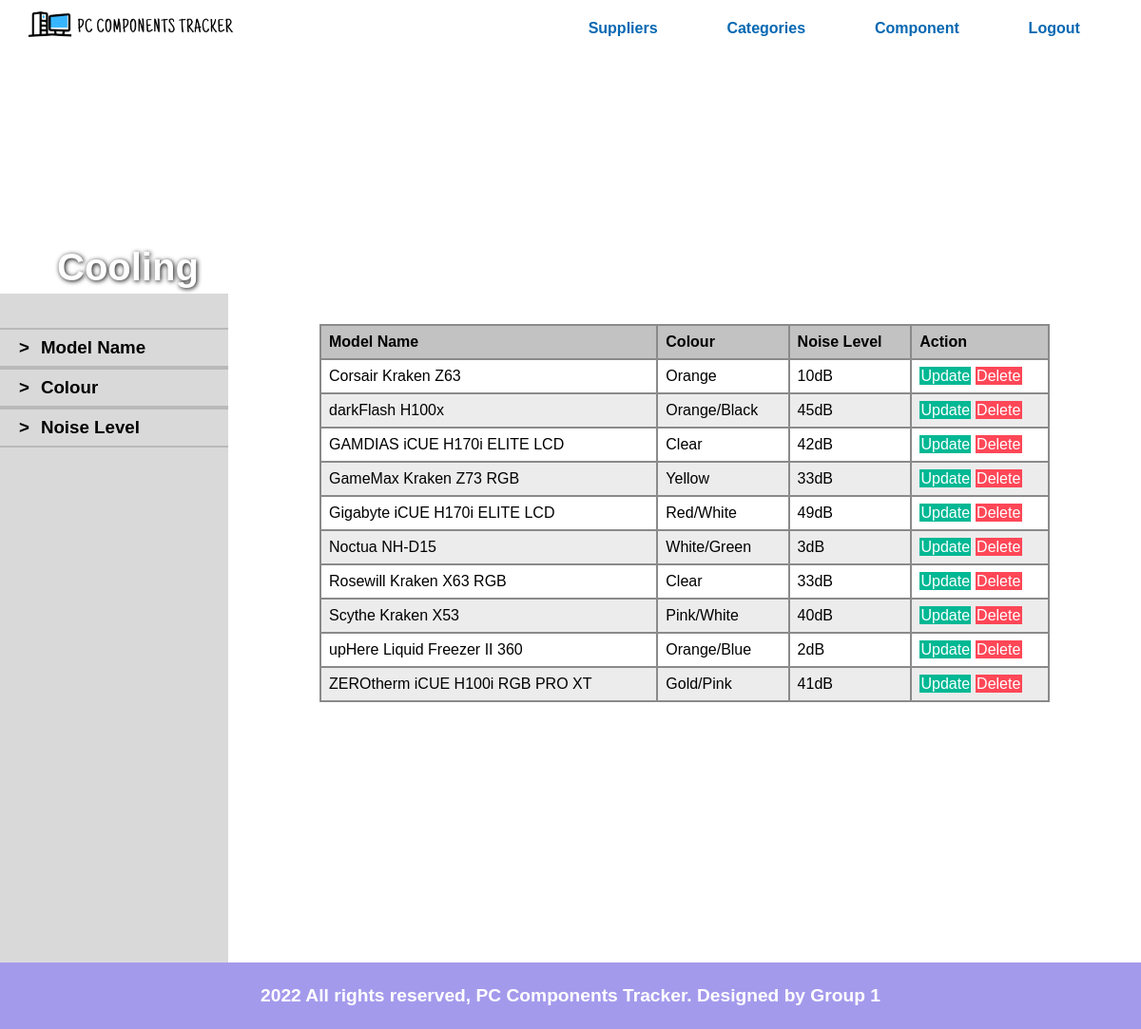
Page /admin/manage-Cooling.php on the committed database.
### tables this page shows
CREATE TABLE CoolingSystem2
(modelname CHAR(100) NOT NULL,
colour CHAR(20) NOT NULL,
PRIMARY KEY (modelname, colour),
FOREIGN KEY (modelname) REFERENCES CoolingSystem1(modelname) 
   ON UPDATE CASCADE );

CREATE TABLE CoolingSystem1
(modelname CHAR(100) NOT NULL,
noiseleveldB INT NOT NULL,
PRIMARY KEY (modelname) );

### admin/manage-Cooling.php (the view, shortened to what this page needs)
<?php include('partials/manage-header.php'); ?>
    <div class="product-banner">
        <div class="product-banner-text">
            <h1>Cooling</h1>
        </div>
    </div>
    <section class="product-main-content">
        <div class="filter-selection">
            <div class="filter">
                <h3>></h3>
                <h3>Model Name</h3>
            </div>
            <div class="filter">
                <h3>></h3>
                <h3>Colour</h3>
            </div>
            <div class="filter">
                <h3>></h3>
                <h3>Noise Level</h3>
            </div>
        </div>
        <div class="results-section">
            <table>
                <tr>
                    <th>Model Name</th>
                    <th>Colour</th>
                    <th>Noise Level</th>
                    <th>Action</th>
                </tr>
                <?php
                    $sql = "SELECT c1.modelname model, c1.noiseleveldB noise, c2.colour
                    FROM coolingsystem1 c1, coolingsystem2 c2
                    WHERE c1.modelname = c2.modelname";
                    $conn = OpenCon();
                    $result = mysqli_query($conn, $sql) or die(mysqli_error($conn));
                    if ($result == TRUE) {
                        $numRows = mysqli_num_rows($result);
                        if ($numRows > 0) {
                            while ($rows = mysqli_fetch_assoc($result)) {
                                $model = $rows['model'];
                                $noise = $rows['noise'];
                                $color = $rows['colour'];
                                ?>
                                <tr>
                                    <td><?php echo $model; ?></td>
                                    <td><?php echo $color; ?></td>
                                    <td><?php echo $noise; ?>dB</td>
                                    <td>
                                        <a href="../admin/add-Cooling.php?type=update&model=<?php echo $model; ?>&color=<?php echo $color; ?>" class="btn-secondary">Update</a>
                                        <a href="../admin/delete/delete-Cooling.php?model=<?php echo $model; ?>&color=<?php echo $color; ?>" class="btn-danger">Delete</a>
                                    </td>
                                </tr>
                                <?php
                            }
                        }
                    }
                ?>
            </table>
        </div>
    </section>
<?php include('partials/footer.php'); ?>

### css/MBstyle.css (style rules this page uses)
* { margin: 0 0; padding: 0 0; font-family: Arial, Helvetica, sans-serif; }
.product-banner-text h1 { color: white; font-size: 2.5rem; }
.filter h3 { padding-left: 12px; }
.product-banner { height: 250px; overflow: hidden; position: relative; }
.product-banner-text { position: absolute; bottom: 2%; left: 5%; text-shadow: 1px 1px 5px black; }
.product-main-content { display: flex; }
.filter-selection { width: 20%; padding-top: 36px; background-color: #d9d9d9; }
.filter { display: flex; padding: 8px; padding-left: 8px; border-bottom: 2px solid #b9b9b9; border-top: 2px solid #b9b9b9; }
.results-section { width: 80%; padding-top: 32px; padding-bottom: 32px; min-height: 80vh; }
.results-section table { border-collapse: collapse; width: 80%; margin: auto; }
.results-section td, th { font-size: 0.25 rem; border: 2px solid #8a8a8a; text-align: left; padding: 8px; }
.results-section th { background-color: #c2c2c2; }
.results-section tr:nth-child(odd) { background-color: #ececec; }

### css/util.css (style rules this page uses)
.btn-secondary { background-color: #00b894; padding: 1%; color: white; text-decoration: none; }
.btn-danger { background-color: #ff4757; padding: 1%; color: white; text-decoration: none; }

### rows in the picture
coolingsystem2: modelname.modelname "Corsair Kraken Z63", colour "Orange", modelname.noiseleveldB "10"
coolingsystem2: modelname.modelname "darkFlash H100x", colour "Orange/Black", modelname.noiseleveldB "45"
coolingsystem2: modelname.modelname "GAMDIAS iCUE H170i ELITE LCD", colour "Clear", modelname.noiseleveldB "42"
coolingsystem2: modelname.modelname "GameMax Kraken Z73 RGB", colour "Yellow", modelname.noiseleveldB "33"
coolingsystem2: modelname.modelname "Gigabyte iCUE H170i ELITE LCD", colour "Red/White", modelname.noiseleveldB "49"
coolingsystem2: modelname.modelname "Noctua NH-D15", colour "White/Green", modelname.noiseleveldB "3"
coolingsystem2: modelname.modelname "Rosewill Kraken X63 RGB", colour "Clear", modelname.noiseleveldB "33"
coolingsystem2: modelname.modelname "Scythe Kraken X53", colour "Pink/White", modelname.noiseleveldB "40"
coolingsystem2: modelname.modelname "upHere Liquid Freezer II 360", colour "Orange/Blue", modelname.noiseleveldB "2"
coolingsystem2: modelname.modelname "ZEROtherm iCUE H100i RGB PRO XT", colour "Gold/Pink", modelname.noiseleveldB "41"
